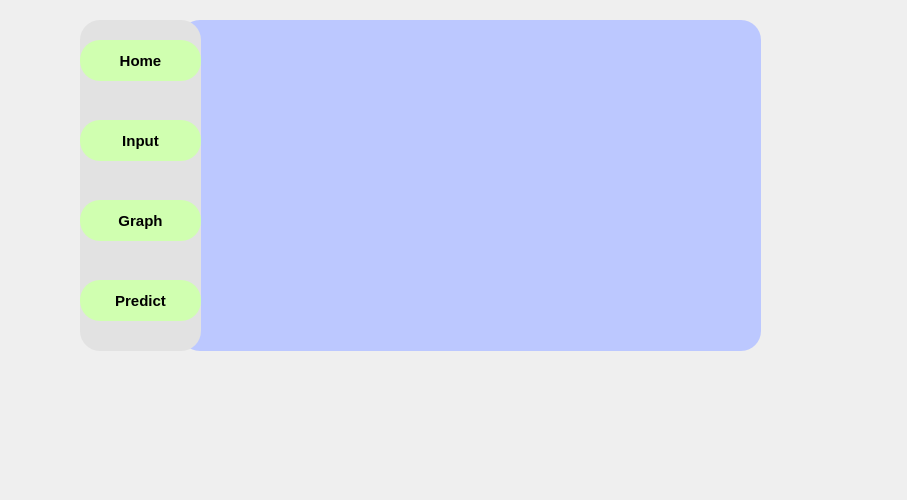
<?xml version="1.0" encoding="UTF-8"?>
<ui version="4.0">
 <class>Form</class>
 <widget class="QWidget" name="Form">
  <property name="geometry">
   <rect>
    <x>0</x>
    <y>0</y>
    <width>907</width>
    <height>500</height>
   </rect>
  </property>
  <property name="windowTitle">
   <string>Form</string>
  </property>
  <widget class="QLabel" name="label">
   <property name="geometry">
    <rect>
     <x>80</x>
     <y>20</y>
     <width>121</width>
     <height>331</height>
    </rect>
   </property>
   <property name="styleSheet">
    <string notr="true">background-color: rgb(226, 226, 226);
border-radius : 20px;</string>
   </property>
   <property name="text">
    <string/>
   </property>
  </widget>
  <widget class="QPushButton" name="Home">
   <property name="geometry">
    <rect>
     <x>80</x>
     <y>40</y>
     <width>121</width>
     <height>41</height>
    </rect>
   </property>
   <property name="font">
    <font>
     <pointsize>11</pointsize>
     <bold>true</bold>
    </font>
   </property>
   <property name="styleSheet">
    <string notr="true">background-color: rgb(208, 255, 176);
border-radius : 20px;</string>
   </property>
   <property name="text">
    <string>Home</string>
   </property>
  </widget>
  <widget class="QPushButton" name="input">
   <property name="geometry">
    <rect>
     <x>80</x>
     <y>120</y>
     <width>121</width>
     <height>41</height>
    </rect>
   </property>
   <property name="font">
    <font>
     <pointsize>11</pointsize>
     <bold>true</bold>
    </font>
   </property>
   <property name="styleSheet">
    <string notr="true">background-color: rgb(208, 255, 176);
border-radius : 20px;</string>
   </property>
   <property name="text">
    <string>Input</string>
   </property>
  </widget>
  <widget class="QPushButton" name="Graph">
   <property name="geometry">
    <rect>
     <x>80</x>
     <y>200</y>
     <width>121</width>
     <height>41</height>
    </rect>
   </property>
   <property name="font">
    <font>
     <pointsize>11</pointsize>
     <bold>true</bold>
    </font>
   </property>
   <property name="styleSheet">
    <string notr="true">background-color: rgb(208, 255, 176);
border-radius : 20px;</string>
   </property>
   <property name="text">
    <string>Graph</string>
   </property>
  </widget>
  <widget class="QPushButton" name="predict">
   <property name="geometry">
    <rect>
     <x>80</x>
     <y>280</y>
     <width>121</width>
     <height>41</height>
    </rect>
   </property>
   <property name="font">
    <font>
     <pointsize>11</pointsize>
     <bold>true</bold>
    </font>
   </property>
   <property name="styleSheet">
    <string notr="true">background-color: rgb(208, 255, 176);
border-radius : 20px;</string>
   </property>
   <property name="text">
    <string>Predict</string>
   </property>
  </widget>
  <widget class="QLabel" name="label_2">
   <property name="geometry">
    <rect>
     <x>180</x>
     <y>20</y>
     <width>581</width>
     <height>331</height>
    </rect>
   </property>
   <property name="styleSheet">
    <string notr="true">background-color: rgb(188, 200, 255);
border-radius : 20px;</string>
   </property>
   <property name="text">
    <string/>
   </property>
  </widget>
  <zorder>label_2</zorder>
  <zorder>label</zorder>
  <zorder>Home</zorder>
  <zorder>input</zorder>
  <zorder>Graph</zorder>
  <zorder>predict</zorder>
 </widget>
 <resources/>
 <connections/>
</ui>
